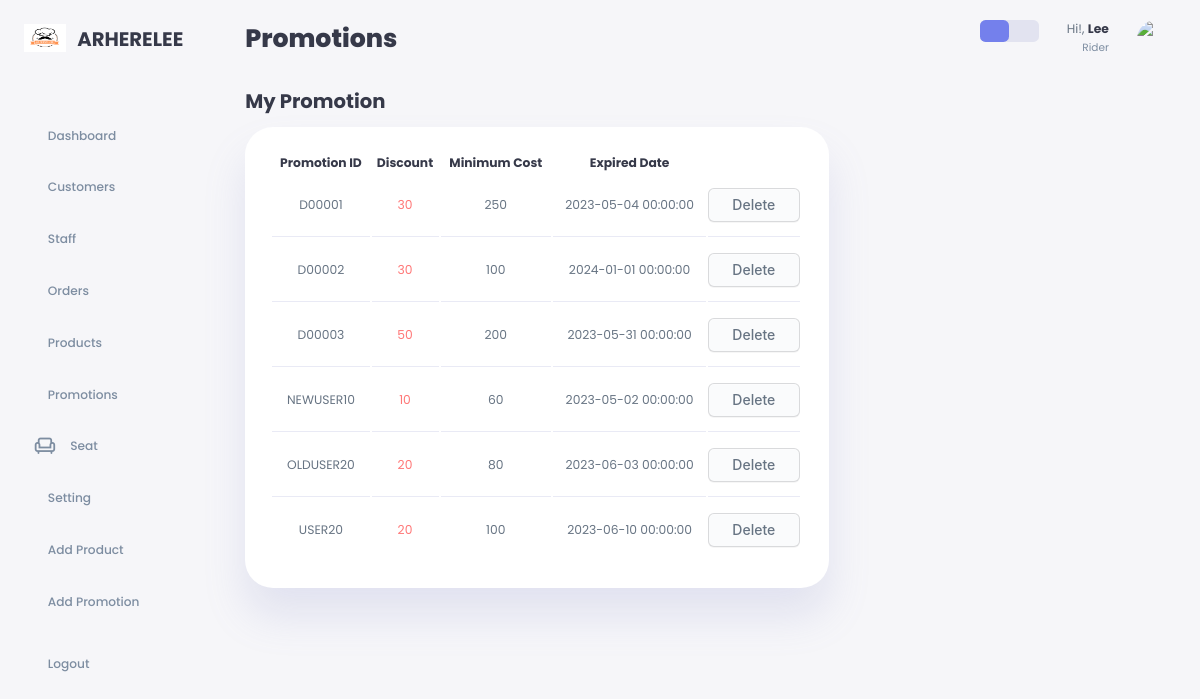
Screenshot of /admin/promotion.php (signed in) with the database file from the repository.
### tables this page shows
CREATE TABLE `promotion` (
  `promotion_id` varchar(10) NOT NULL,
  `expire_date` datetime NOT NULL,
  `discount` double NOT NULL,
  `minimum_cost` double NOT NULL
);

CREATE TABLE `staff_info` (
  `staff_id` int(7) NOT NULL,
  `staff_firstname` varchar(20) NOT NULL,
  `staff_lastname` varchar(20) NOT NULL,
  `staff_tel` varchar(10) NOT NULL,
  `staff_DOB` date NOT NULL,
  `staff_email` varchar(30) NOT NULL,
  `staff_password` varchar(255) NOT NULL,
  `staff_gender` enum('M','F') NOT NULL,
  `vehicle_id` varchar(7) DEFAULT NULL,
  `position_id` varchar(5) NOT NULL
);

CREATE TABLE `staff_position` (
  `position_id` varchar(5) NOT NULL,
  `position_name` varchar(20) NOT NULL
);

### admin/promotion.php (the view, shortened to what this page needs)
<?php
    require_once '../config/db.php';
?>
<!DOCTYPE html>
<html lang="en">
<head>
    <link rel="stylesheet" href="../css/style.css">
    <link href="https://cdn.jsdelivr.net/npm/remixicon@3.2.0/fonts/remixicon.css" rel="stylesheet">
</head>
<body>
    <div class="container">
        <aside>
            <div class="top">
                <div class="logo">
                    <img src="../img/main-logo.png">
                    <h2>ARHERELEE</h2>
                </div>
            </div>
            <div class="sidebar">
                <a href="home.php">
                    <h3>Dashboard</h3>
                </a>
                <a href="customer.php">
                    <h3>Customers</h3>
                </a>
                <a href="staff.php">
                    <h3>Staff</h3>
                </a>
                <a href="order.php">
                    <h3>Orders</h3>
                </a>
                <a href="product.php">
                    <h3>Products</h3>
                </a>
                <a href="promotion.php">
                    <h3>Promotions</h3>
                </a>
                <a href="seat.php">
                    <span class="material-symbols-outlined">chair</span>
                    <h3>Seat</h3>
                </a>
                <a href="edit_staff.php?edit=<?php echo $_SESSION['staff_login']; ?>">
                    <h3>Setting</h3>
                </a>
                <a href="add_product.php">
                    <h3>Add Product</h3>
                </a>
                <a href="add_promotion.php">
                    <h3>Add Promotion</h3>
                </a>
                <a href="logout.php">
                    <h3>Logout</h3>
                </a>
            </div>
        </aside>
        <main>
            <h1>Promotions</h1>
            <div class="recent-orders">
                <h2>My Promotion</h2>
                <table style="overflow-y:auto;">
                    <thead>
                        <tr>
                            <th>Promotion ID</th>
                            <th>Discount</th>
                            <th>Minimum Cost</th>
                            <th>Expired Date</th>
                            <th></th>
                        </tr>
                    </thead>
                    <tbody>
                        <?php
                            $select = mysqli_query($conn, "SELECT * FROM promotion");
                            while($row = mysqli_fetch_assoc($select)) {
                        ?>
                        <tr>
                            <td><?php echo $row['promotion_id']; ?></td>
                            <td class="danger"><?php echo $row['discount']; ?></td>
                            <td><?php echo $row['minimum_cost']; ?></td>
                            <td><?php echo $row['expire_date']; ?></td>
                            <td><a href="promotion.php?delete=<?php echo $row['promotion_id']; ?>" class="button-delete">Delete</a></td>
                        </tr>
                        <?php }; ?>
                    </tbody>
                </table>
            </div>
        </main>
        <div class="right">
            <div class="top">
                <div class="theme-toggler">
                    <i class="ri-sun-fill active"></i>
                    <i class="ri-moon-fill"></i>
                </div>
                <div class="profile">
                    <div class="info">
                    <?php
                    if(isset($_SESSION['staff_login'])){
                        $staff_id = $_SESSION['staff_login'];
                        $select = mysqli_query($conn, "SELECT * FROM staff_info si, staff_position sp WHERE staff_id = $staff_id AND si.position_id = sp.position_id");
                        $row = mysqli_fetch_assoc($select);
                    }
                    ?>
                    <p>Hi!, <b><?php echo $row['staff_firstname'] ?></b></p>
                    <small class="text-muted"><?php echo $row['position_name']?></small>
                    </div>
                    <div class="profile-photo">
                        <img src="../img/default-profile.jpg">
                    </div>
                </div>
            </div>
        </div>
    </div>
</body>
</html>

### css/style.css (style rules this page uses)
:root { --color-primary: #7480ec; --color-danger: #ff7777; --color-success: #41f1b6; --color-warning: #ffbb55; --color-white: #fff; --color-info-dark: #7d8da1; --color-info-light: #dce1eb; --color-dark: #363949; --color-light: rgba(132, 139, 200, 0.18); --color-primary-variant: #111e88; --color-dark-variant: #677483; --color-background: #f6f6f9; --card-border-radius: 2rem; --border-radius-1: 0.4rem; --border-radius-2: 0.8rem; --border-radius-3: 1.2rem; --card-padding: 1.8rem; --padding-1: 1.2rem; --box-shadow: 0 2rem 3rem var(--color-light); }
* { margin: 0; padding: 0; outline: 0; appearance: none; border: 0; text-decoration: none; list-style: none; block-size: border-box; }
html { font-size: 14px; }
body { width: 100vw; height: 100vh; font-family: 'Poppins', sans-serif; font-size: 0.88rem; background: var(--color-background); user-select: none; overflow-x: hidden; color: var(--color-dark); }
.container { display: grid; width: 96%; margin: 0 auto; gap: 1.8rem; grid-template-columns: 14rem auto 23rem; }
a { color: var(--color-dark); }
img { display: block; width: 100%; }
h1 { font-weight: 800; font-size: 1.8rem; }
h2 { font-size: 1.4rem; }
h3 { font-size: 0.87rem; }
small { font-size: 0.75rem; }
.profile-photo { width: 2.8rem; height: 2.8rem; border-radius: 50%; overflow: hidden; }
.text-muted { color: var(--color-info-dark); }
p { color: var(--color-dark-variant); }
b { color: var(--color-dark); }
.danger { color: var(--color-danger) }
aside { height: 100vh; }
aside .top { display: flex; align-items: center; justify-content: space-between; margin-top: 1.7rem; }
aside .logo { display: flex; gap: 0.8rem; }
aside .logo img { width: 3rem; height: 2rem; }
aside .sidebar { display: flex; flex-direction: column; height: 76vh; position: relative; top: 4rem; }
aside h3 { font-weight: 500; }
aside .sidebar a { display: flex; color: var(--color-info-dark); margin-left: 0.7rem; gap: 1rem; align-items: center; position: relative; height: 3.7rem; transition: all 300ms ease; }
aside .sidebar a span { font-size: 1.6rem; transition: all 300ms ease; }
aside .sidebar a:last-child { position: absolute; bottom: 2rem; width: 100%; }
main { margin-top: 1.4rem; }
main .recent-orders h2 { margin-top: 2rem; margin-bottom: 0.8rem; }
main .recent-orders table { background: var(--color-white); width: 100%; border-radius: var(--card-border-radius); padding: var(--card-padding); text-align: center; box-shadow: var(--box-shadow); transition: all 300ms ease; }
main table tbody td { height: 2.8rem; border-bottom: 1px solid var(--color-light); color: var(--color-dark-variant); }
main table tbody tr:last-child td { border: none; }
main .recent-orders a { text-align: center; display: block; margin: 1rem auto; color: var(--color-dark-variant); }
.button-delete { appearance: none; background-color: #FAFBFC; border: 1px solid rgba(27, 31, 35, 0.15); border-radius: 6px; box-shadow: rgba(27, 31, 35, 0.04) 0 1px 0, rgba(255, 255, 255, 0.25) 0 1px 0 inset; box-sizing: border-box; color: #24292E; cursor: pointer; display: inline-block; font-family: -apple-system, system-ui, "Segoe UI", Helvetica, Arial, sans-serif, "Apple Color Emoji", "Segoe UI Emoji"; font-size: 14px; font-weight: 500; line-height: 20px; list-style: none; padding: 6px 16px; position: relative; transition: background-color 0.2s cubic-bezier(0.3, 0, 0.5, 1); user-select: none; -webkit-user-select: none; touch-action: manipulation; vertical-align: middle; white-space: nowrap; word-wrap: break-word; }
.button-delete:before { display: none; }
.right { margin-top: 1.4rem; }
.right .top { display: flex; justify-content: end; gap: 2rem; }
.right .theme-toggler { background: var(--color-light); display: flex; justify-content: space-between; align-content: center; height: 1.6rem; width: 4.2rem; cursor: pointer; border-radius: var(--border-radius-1); }
.right .theme-toggler i { font-size: 1.2rem; width: 50%; height: 100%; display: flex; align-items: center; justify-content: center; }
.right .theme-toggler i.active { color: white; background: var(--color-primary); border-radius: var(--border-radius-1); }
.right .top .profile { display: flex; gap: 2rem; text-align: right; }

### rows the page displays
promotion: promotion_id "D00001", discount "30", minimum_cost "250", expire_date "2023-05-04 00:00:00"
promotion: promotion_id "D00002", discount "30", minimum_cost "100", expire_date "2024-01-01 00:00:00"
promotion: promotion_id "D00003", discount "50", minimum_cost "200", expire_date "2023-05-31 00:00:00"
promotion: promotion_id "NEWUSER10", discount "10", minimum_cost "60", expire_date "2023-05-02 00:00:00"
promotion: promotion_id "OLDUSER20", discount "20", minimum_cost "80", expire_date "2023-06-03 00:00:00"
promotion: promotion_id "USER20", discount "20", minimum_cost "100", expire_date "2023-06-10 00:00:00"
staff_info: staff_firstname "Lee", position.position_name "Rider"
